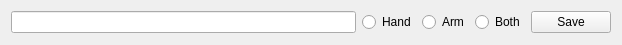
<?xml version="1.0" encoding="UTF-8"?>
<ui version="4.0">
 <class>StateSaverWidget</class>
 <widget class="QWidget" name="StateSaverWidget">
  <property name="geometry">
   <rect>
    <x>0</x>
    <y>0</y>
    <width>622</width>
    <height>45</height>
   </rect>
  </property>
  <property name="mouseTracking">
   <bool>false</bool>
  </property>
  <property name="windowTitle">
   <string>Robot State Saver</string>
  </property>
  <layout class="QGridLayout" name="gridLayout_2">
   <item row="0" column="1">
    <widget class="QRadioButton" name="radio_hand">
     <property name="text">
      <string>Hand</string>
     </property>
    </widget>
   </item>
   <item row="0" column="2">
    <widget class="QRadioButton" name="radio_arm">
     <property name="text">
      <string>Arm</string>
     </property>
    </widget>
   </item>
   <item row="0" column="4">
    <widget class="QPushButton" name="button_save">
     <property name="text">
      <string>Save</string>
     </property>
    </widget>
   </item>
   <item row="0" column="3">
    <widget class="QRadioButton" name="radio_both">
     <property name="text">
      <string>Both</string>
     </property>
    </widget>
   </item>
   <item row="0" column="0">
    <widget class="QLineEdit" name="edit_name"/>
   </item>
  </layout>
 </widget>
 <resources/>
 <connections/>
</ui>
